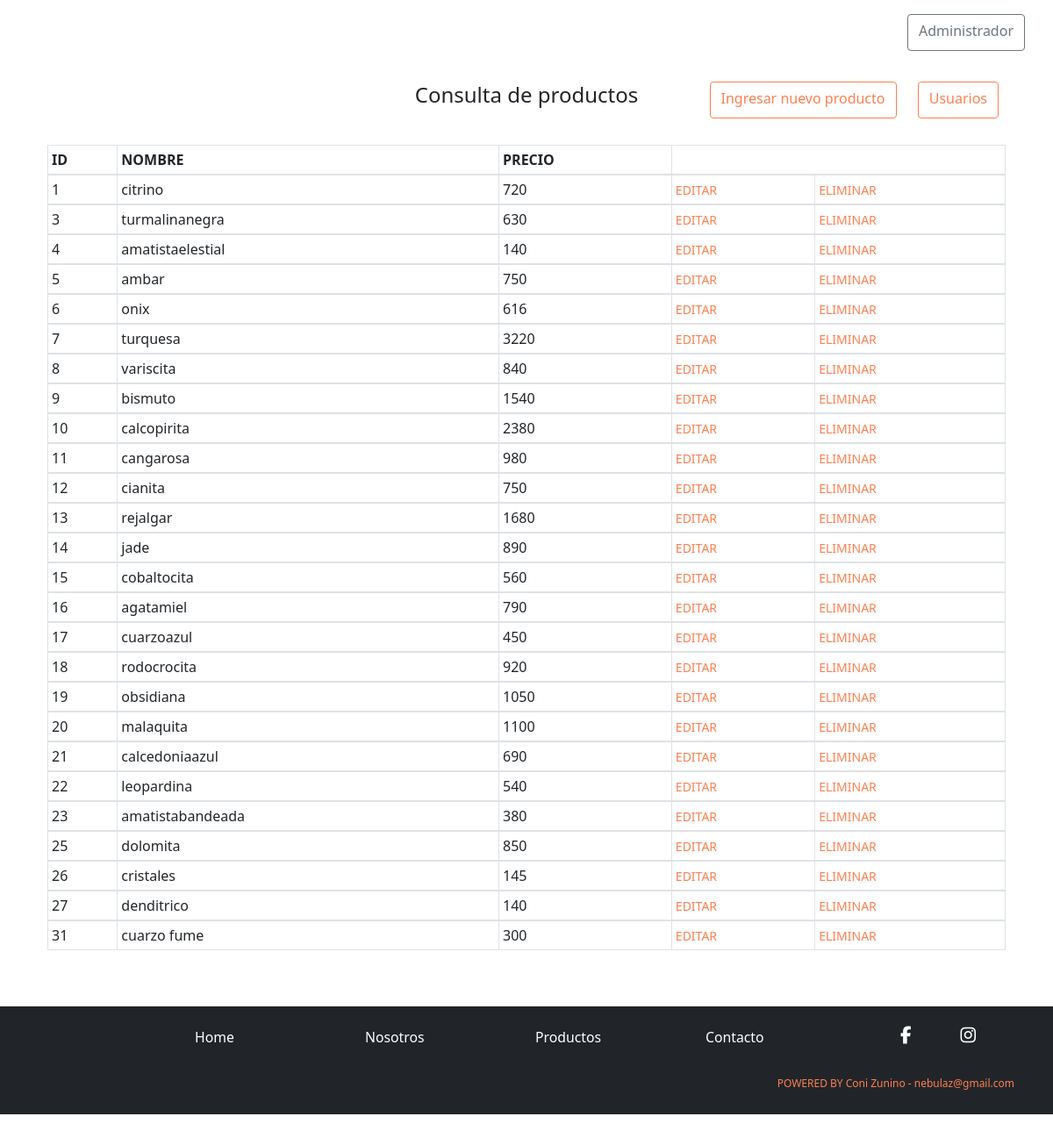
/consultas.php, run on the app's committed database.
### tables this page shows
CREATE TABLE `productos` (
  `id` int(11) NOT NULL,
  `nombre` varchar(40) NOT NULL,
  `precio` int(4) NOT NULL
);

### consultas.php (the view, shortened to what this page needs)
<?php
include 'conexionbd.php';
$consultasql = "SELECT * FROM productos";
$query = mysqli_query($conexion,$consultasql);
?>
<!DOCTYPE html>
<html lang="en">
    <head>
        <link rel="stylesheet" href="https://cdn.jsdelivr.net/npm/bootstrap@4.5.3/dist/css/bootstrap.min.css">
    <link href="https://cdn.jsdelivr.net/npm/bootstrap@5.0.0-beta1/dist/css/bootstrap.min.css" rel="stylesheet">
  <link rel="stylesheet" href="https://cdnjs.cloudflare.com/ajax/libs/animate.css/4.1.1/animate.min.css"/>
    <link rel="stylesheet" href="estilo.css">
    </head>
    <body>
            <header>
              <nav class="navbar navbar-expand-lg " >
              <div id="logo" >
              </div>
    <div class="collapse navbar-collapse" id="navbarSupportedContent" >
  <div class="navbar navbar-expand-lg " >
<div class="collapse navbar-collapse" id="navbarSupportedContent" >
  <button type="button" class="btn btn-outline-secondary" id="administrador" data-bs-toggle="modal" data-bs-target="#exampleModaladm" data-bs-whatever="">Administrador</button>
</div>
    </div>
      </nav>
            </header>
    <div class="container table-responsive">
    <div class="navbarSupportedContent">
        <h4 style="text-align:center; margin-top:20px; margin-bottom:30px; justify-content:center;">Consulta de productos</h4>
        <div id="divingresar" style="text-align:right; justify-content:flex-end; margin-top:-60px; margin-bottom:30px;">
  <a href="botonregistro.html" >
  <button type="button" class="btn btn-outline-secondary" id="botoningresar" >Ingresar nuevo producto</button></a>
  <a href="consultasusuarios.php" >
  <button type="button" class="btn btn-outline-secondary" id="botoningresar" >Usuarios</button></a>
  </div>
    </div>
    <div class="container">
        <table class="table table-bordered table-sm">
                <tr>
                    <th scope="col">ID</th>
                    <th scope="col">NOMBRE</th>
                    <th scope="col">PRECIO</th>
                </tr>
    <?php
        while($filas = $listado = mysqli_fetch_array($query))
        {?>
            <tbody>
                <tr>
                    <td>  <?php   echo $filas['id']; ?>    </td>
                    <td>  <?php   echo $filas['nombre']; ?>    </td>
                    <td>  <?php   echo $filas['precio']; ?>    </td>
                    <td>  <a href="botoneditar.php?id=<?php echo $filas['id']; ?> "> <small> EDITAR </small> </a>  </td>
                    <td>  <a href="botoneliminar.php?id=<?php echo $filas['id']; ?> "><small>  ELIMINAR </small> </a>  </td>
                </tr>
            </tbody>
        <?php } ?>
        </table>
        </div>
        <br>
    </div>
 <footer >
          <br>
          <nav class="navbar navbar-expand-lg navbar-dark bg-dark" style="justify-content: center; padding-bottom: 5px; padding-top: 7px;">
            <div class="container">
            </div>
            <div class="container">
              <a class="navbar-brand" href="index.html" style= "font-size: 18px;"><small>Home</small></a>
            </div>
            <div class="container">
              <a class="navbar-brand" href="nosotros.html" style= "font-size: 18px;"><small>Nosotros</small></a>
            </div>
            <div class="container">
              <a class="navbar-brand" href="gemas.html" style= "font-size: 18px;"><small>Productos</small></a>
            </div>
            <div class="container">
              <a class="navbar-brand" href="contacto.html" style= "font-size: 18px;"><small>Contacto</small></a>
            </div>
            <ul class="navbar-nav " style="margin-left: 40px; margin-top: 15px; color: white;" >
              <li class="nav-item active">
                <i class="fab fa-facebook-f" style="font-size: 20px;"></i>
              </li>
              <li class="nav-item">
                <a class="nav-link" href="#"></a>
              </li>
              <li class="nav-item" style="margin-left:40px; color: white;">
                <i class="fab fa-instagram" style="font-size: 20px;"></i>
                <a class="nav-link" href="#"></a>
              </li>
              <li class="nav-item" style="margin-left:20px;">
                <a class="nav-link" href="#"></a>
              </li>
              <li class="nav-item" style="margin-left:20px;">
                <a class="nav-link" href="#"></a>
              </li>
            </ul>
          </nav>
          <div class="navbar navbar-expand-lg navbar-dark bg-dark" style="justify-content: center; padding-bottom: 5px; padding-top: 7px;">
            <div class="container">
            </div>
            <div class="container">
            </div>
            <div class="container">
            </div>
            <div class="container">
              <p class="navbar-brand" style= "font-size: 12px; color: coral; justify-content: flex-end; align-items: flex-end;">POWERED BY Coni Zunino - nebulaz@gmail.com</p>
            </div>
        </footer>
    <link rel="stylesheet" href="estilo.css">
    </body>
</html>

### estilo.css (style rules this page uses)
* { margin: 0; padding: 0; }
#logo { margin-left: 40px; justify-content: flex-start; }
a { color: coral; text-decoration-line: none; }
#navbarSupportedContent { justify-content: flex-end; }
#botoningresar { color: coral; border-color: coral; margin-right: 20px; padding-bottom:10px ; }
#divingresar { justify-content: flex-end; }
#administrador { padding-bottom:10px ; justify-content: flex-end; }

### data on the page
productos: id "1", nombre "citrino", precio "720"
productos: id "3", nombre "turmalinanegra", precio "630"
productos: id "4", nombre "amatistaelestial", precio "140"
productos: id "5", nombre "ambar", precio "750"
productos: id "6", nombre "onix", precio "616"
productos: id "7", nombre "turquesa", precio "3220"
productos: id "8", nombre "variscita", precio "840"
productos: id "9", nombre "bismuto", precio "1540"
productos: id "10", nombre "calcopirita", precio "2380"
productos: id "11", nombre "cangarosa", precio "980"
productos: id "12", nombre "cianita", precio "750"
productos: id "13", nombre "rejalgar", precio "1680"
productos: id "14", nombre "jade", precio "890"
productos: id "15", nombre "cobaltocita", precio "560"
productos: id "16", nombre "agatamiel", precio "790"
productos: id "17", nombre "cuarzoazul", precio "450"
productos: id "18", nombre "rodocrocita", precio "920"
productos: id "19", nombre "obsidiana", precio "1050"
productos: id "20", nombre "malaquita", precio "1100"
productos: id "21", nombre "calcedoniaazul", precio "690"
productos: id "22", nombre "leopardina", precio "540"
productos: id "23", nombre "amatistabandeada", precio "380"
productos: id "25", nombre "dolomita", precio "850"
productos: id "26", nombre "cristales", precio "145"
productos: id "27", nombre "denditrico", precio "140"
productos: id "31", nombre "cuarzo fume", precio "300"
